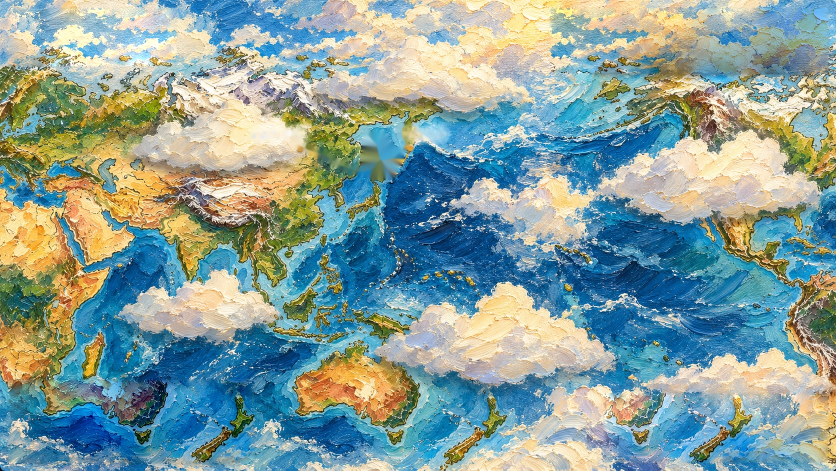
#> input picture assets/oil/oil_map_clean.webp, 1672 x 941 px, found by its file name (shown at 1/2 size)
$ python prepare_oil_widget.py
#> lines starting #> are read from the running program, lines starting #| are printed output that depends on the picture
#!/usr/bin/env python3
"""Produce Android bitmap from the real Vela oil atlas, without runtime animation."""
from pathlib import Path
from PIL import Image, ImageDraw, ImageEnhance

source = Path("assets/oil/oil_atlas_day.webp")
if not source.is_file():
    source = Path("assets/oil/oil_map_clean.webp")
im = Image.open(source).convert("RGB")
#> im is the input picture: PIL image 1672x941 RGB; mean R, G, B 134.7, 158.5, 154.2
w, h = 1200, 480
scale = max(w / im.width, h / im.height)
#> scale = 0.718
im = im.resize((round(im.width * scale), round(im.height * scale)), Image.Resampling.LANCZOS)
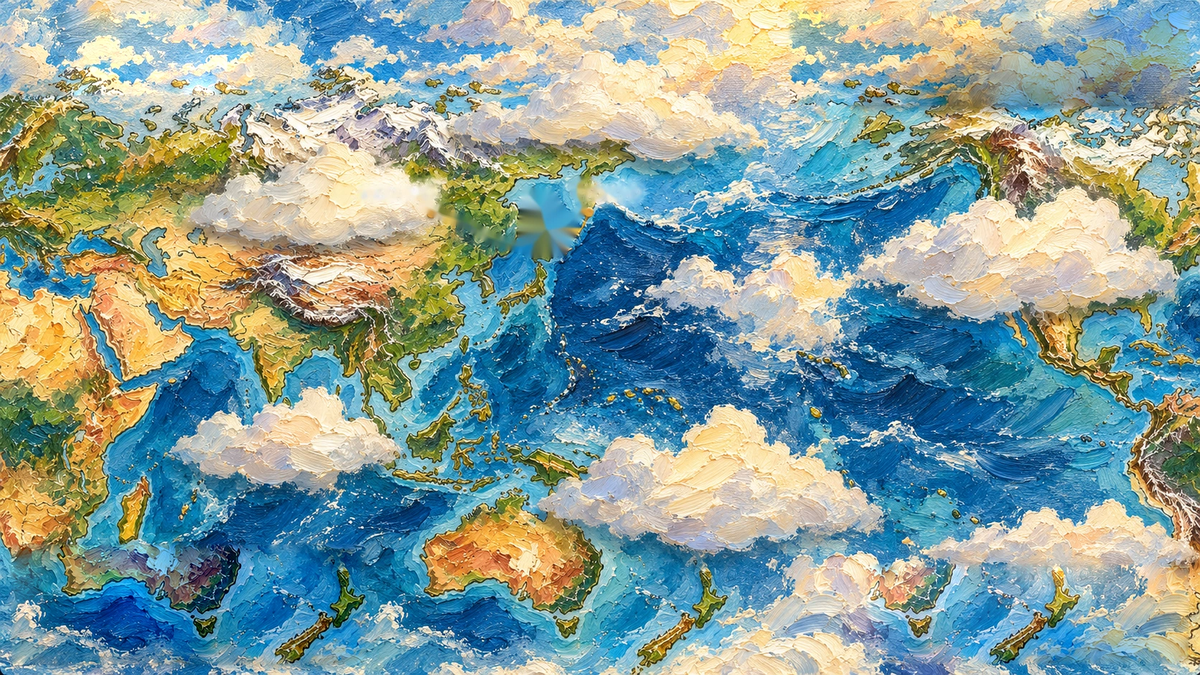
#> im: PIL image 1200x675 RGB; mean R, G, B 134.7, 158.5, 154.2
x, y = (im.width - w) // 2, (im.height - h) // 2
#> x = 0; y = 97
base = ImageEnhance.Color(im.crop((x, y, x + w, y + h))).enhance(.87).convert("RGBA")
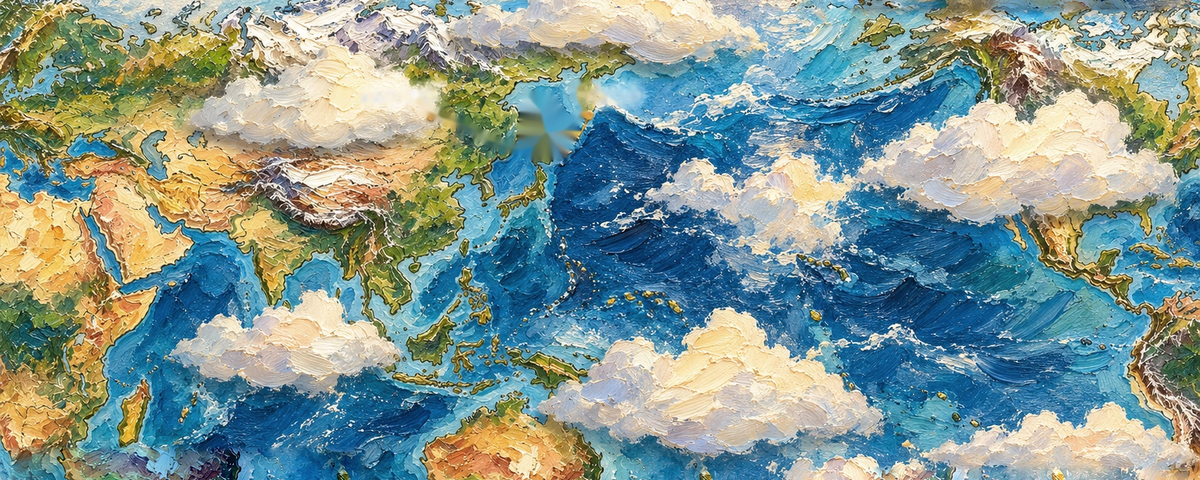
#> base: PIL image 1200x480 RGBA; mean R, G, B, A 132.2, 151.9, 145.4, 255
wash = Image.new("RGBA", (w, h), (0, 0, 0, 0))
#> wash: PIL image 1200x480 RGBA; every value is 0
draw = ImageDraw.Draw(wash)
for px in range(w):
    alpha = round(226 * max(0, 1 - px / (w * .76)) ** 1.45)
    draw.line((px, 0, px, h), fill=(246, 231, 199, alpha))
result = Image.alpha_composite(base, wash).convert("RGB")
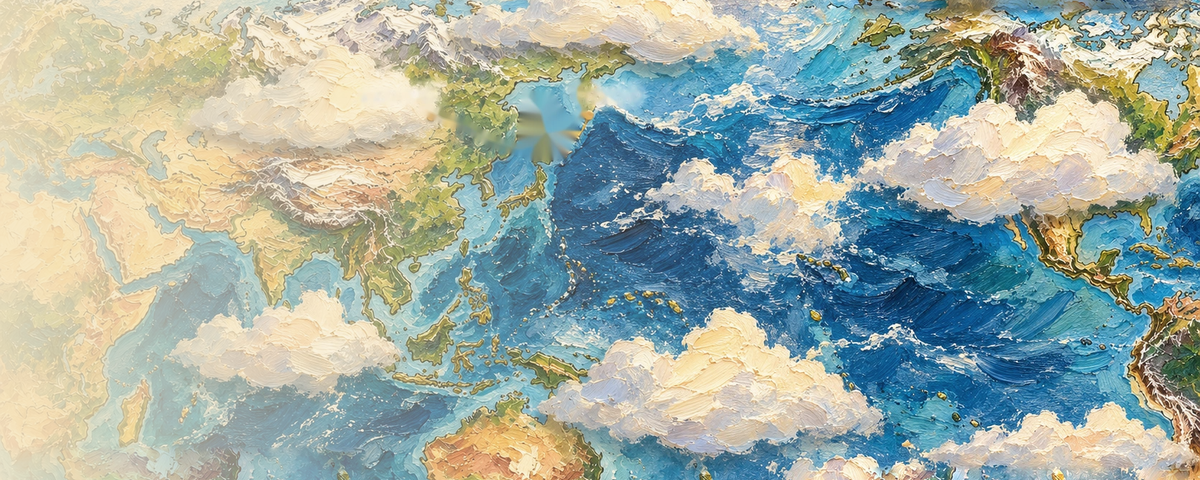
#> result: PIL image 1200x480 RGB; mean R, G, B 161.8, 174.3, 164.6
target = Path("android/app/src/main/res/drawable-nodpi/vela_widget_oil.png")
target.parent.mkdir(parents=True, exist_ok=True)
result.save(target, optimize=True)
print("Vela oil voyage background:", target)
